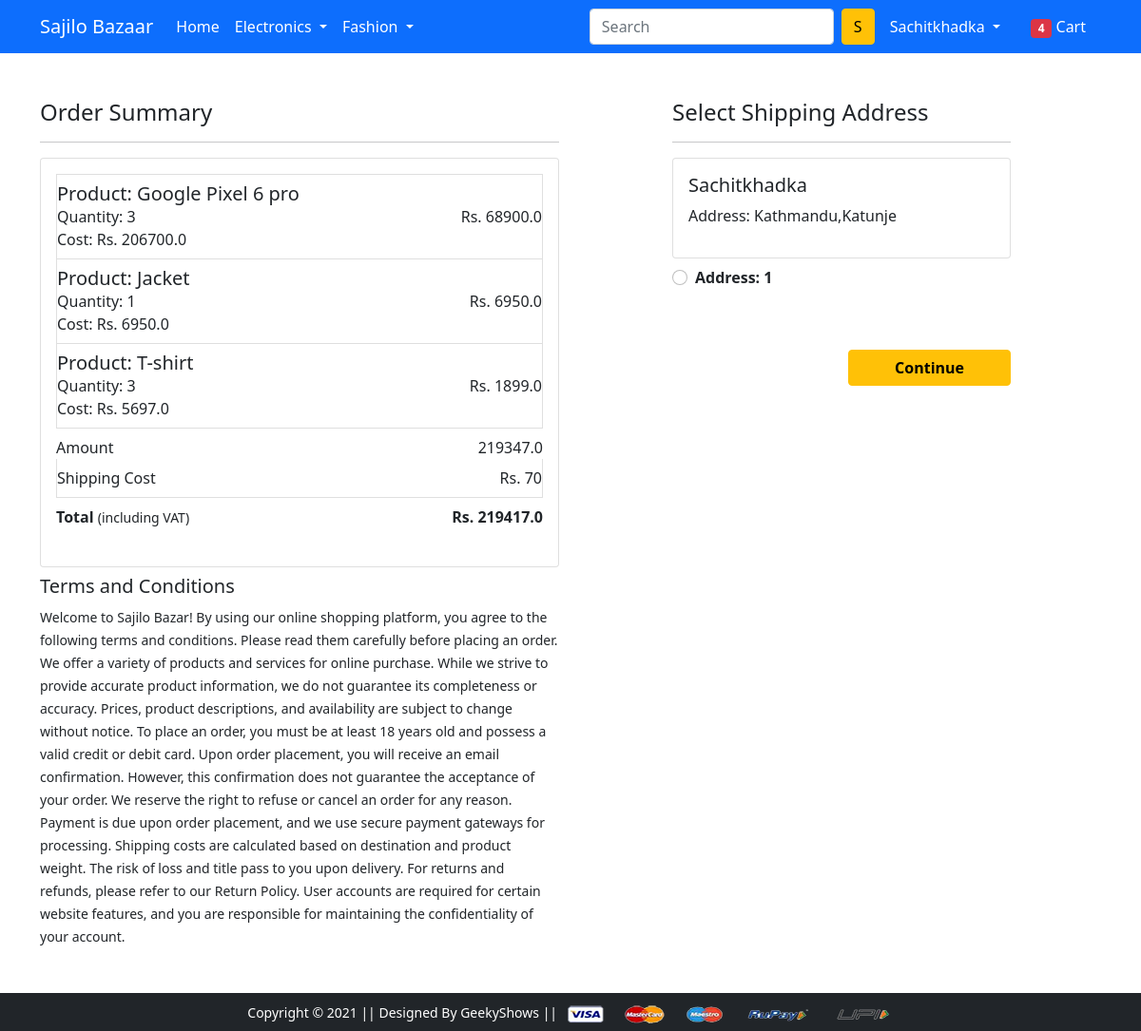
/checkout/ (signed in), run on an earlier commit of the app's database.
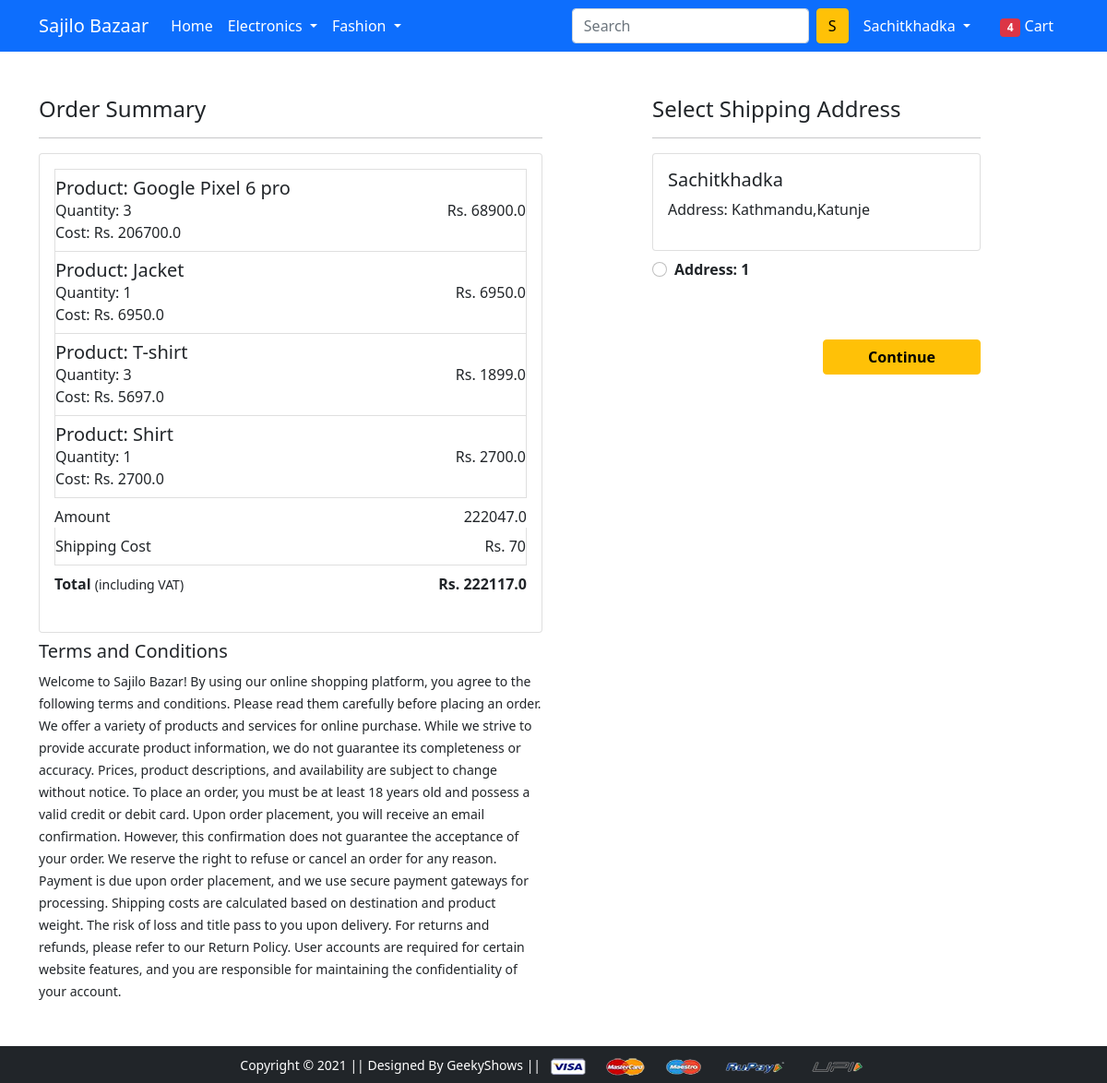
And on a later commit of the database.
### app/models.py (models this page shows, shortened)
class Cart(models.Model):
    user=models.ForeignKey(User,on_delete=models.CASCADE)
    product=models.ForeignKey(Product,on_delete=models.CASCADE)
    quantity=models.PositiveIntegerField(default=1)
    @property
    def total_cost(self):
        return str(self.quantity*self.product.discounted_price)

class Product(models.Model):
    title=models.CharField(max_length=100)
    selling_price=models.FloatField()
    discounted_price=models.FloatField()
    description=models.TextField()
    brand=models.CharField(max_length=100)
    category=models.CharField(choices=Category_Choices,max_length=100)
    product_image=models.ImageField(upload_to='productimg')

class Customer(models.Model):
    user=models.ForeignKey(User,on_delete=models.CASCADE)
    name=models.CharField(max_length=100)
    locality=models.CharField(max_length=200)
    city=models.CharField(max_length=100)
    zipcode=models.IntegerField()
    district=models.CharField(choices=District_Choices,max_length=100)

### app/views.py (the view)
# urls.py: path('checkout/',views.checkout,name='checkout'),
def checkout(request):
 user=request.user
 customers=Customer.objects.filter(user=user)
 carts=Cart.objects.filter(user=user)
 amount=0
 total_amount=0
 shipping_amount=70
 cart_list=[p for p in Cart.objects.all() if p.user==user]
 for items in cart_list:
  amt=items.quantity*items.product.discounted_price
  amount+=amt
  total_amount=amount+shipping_amount
 return render(request, 'app/checkout.html',{
  'amount':amount,
  'total_amount':total_amount,
  'customers':customers,
  'carts':carts,
  'shipping_amount':shipping_amount,
 })

### app/templates/app/checkout.html (shortened to what this page needs)
{% extends 'app/base.html' %}
{% load static %}
{% block main-content %}
<div class="container">
 <div class="row mt-5">
  <div class="col-sm-6">
    <h4>Order Summary</h4>
    <hr>
    <div class="card mb-2">
      <div class="card-body">
        {% for cart in carts %}
        <li class="list-group-item d-flex justify-content-between align-items-center px-0">
          <div>
              <h5 class="mb-0">Product: {{cart.product.title}}</h5>
              <p class="mb-0">Quantity: {{cart.quantity}}</p>
              <p class="mb-0">Cost: Rs. {{cart.total_cost}}</p>
          </div>
          <span>Rs. {{cart.product.discounted_price}}</span>
        </li>
        {% endfor %}
        <ul class="list-group">
          <li class="list-group-item d-flex justify-content-between align-items-center border-0 px-0 pb-0">Amount<span id="amount">{{amount}}</span></li>
          <li class="list-group-item d-flex justify-content-between align-items-center px-0">Shipping Cost<span>Rs. {{shipping_amount}}</span></li>
          <li class="list-group-item d-flex justify-content-between align-items-center border-0 px-0 mb-3">
              <div>
                  <strong>Total</strong> <small>(including VAT)</small>
              </div>
              <span><strong id="total_amount">Rs. {{total_amount}}</strong></span>
          </li>
        </ul>
      </div>
    </div>
    <small>
      <h5>Terms and Conditions</h5>
      Welcome to Sajilo Bazar! By using our online shopping platform, you agree to the following terms and conditions. Please read them carefully before placing an order.
      We offer a variety of products and services for online purchase. While we strive to provide accurate product information, we do not guarantee its completeness or accuracy. Prices, product descriptions, and availability are subject to change without notice.
      To place an order, you must be at least 18 years old and possess a valid credit or debit card. Upon order placement, you will receive an email confirmation. However, this confirmation does not guarantee the acceptance of your order. We reserve the right to refuse or cancel an order for any reason.
      Payment is due upon order placement, and we use secure payment gateways for processing. Shipping costs are calculated based on destination and product weight. The risk of loss and title pass to you upon delivery.
      For returns and refunds, please refer to our Return Policy. User accounts are required for certain website features, and you are responsible for maintaining the confidentiality of your account.</small>
  </div>
  <div class="col-sm-4 offset-sm-1">
    <h4>Select Shipping Address</h4>
    <form action="/orders/" method="post">
      <hr>
      {% for customer in customers %}
          <div class="card">
            <div class="card-body">
              <h5 class="text-capitalize">{{customer.user}}</h5>
              <p>Address: {{customer.city}},{{customer.locality}}</p>
            </div>
          </div>
          <div class="form-check mt-2 mb-5">
            <input class="form-check-input" name="customer_id" id="customer_id" type="radio" value="{{customer.id}}">
            <label class="form-check-label fw-bold" for="">
              Address: 1 </label>
          </div>
          <div class="text-end">
            <button type="submit" class="btn btn-warning mt-3 px-5 fw-bold">Continue</button>
          </div>
      {% endfor %}
    </form>
  </div>
 </div>
</div>
{% endblock main-content %}

What changed in the data, as far as the page shows it:
added Cart: product "Shirt", quantity "1", total_cost "2700.0", product.discounted_price "2700.0"
Also different on the page:
{{ amount }}: "219347.0" → "222047.0"
{{ total_amount }}: "219417.0" → "222117.0"
